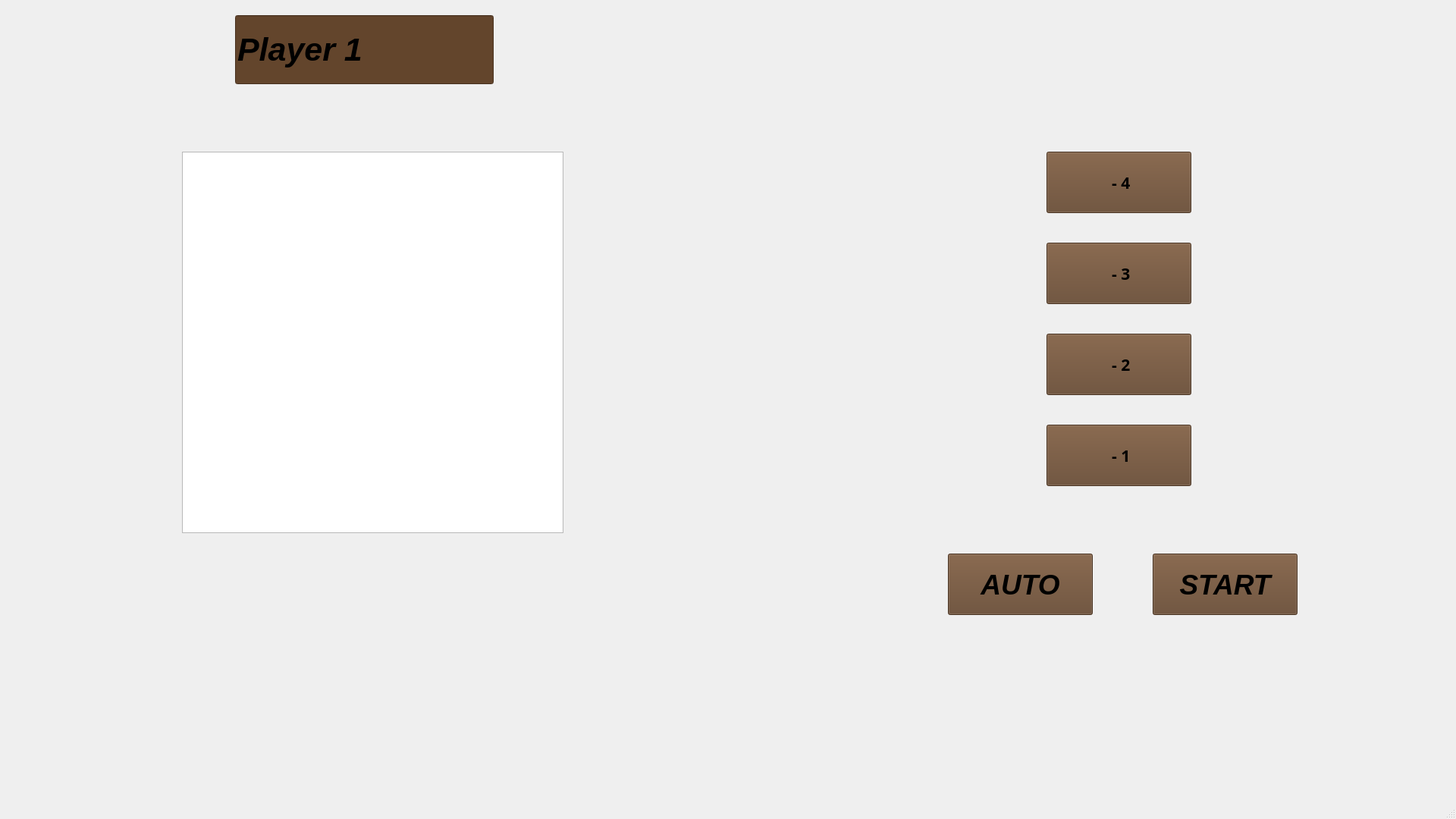
<?xml version="1.0" encoding="UTF-8"?>
<ui version="4.0">
 <class>FieldFirstPlayer</class>
 <widget class="QMainWindow" name="FieldFirstPlayer">
  <property name="geometry">
   <rect>
    <x>0</x>
    <y>0</y>
    <width>1920</width>
    <height>1080</height>
   </rect>
  </property>
  <property name="cursor">
   <cursorShape>ArrowCursor</cursorShape>
  </property>
  <property name="windowTitle">
   <string>MainWindow</string>
  </property>
  <property name="styleSheet">
   <string notr="true">FieldFirstPlayer {background-image: url(:/image/image/sea.jpg)}</string>
  </property>
  <widget class="QWidget" name="centralwidget">
   <widget class="QPushButton" name="backButton">
    <property name="geometry">
     <rect>
      <x>0</x>
      <y>5</y>
      <width>71</width>
      <height>51</height>
     </rect>
    </property>
    <property name="cursor">
     <cursorShape>PointingHandCursor</cursorShape>
    </property>
    <property name="styleSheet">
     <string notr="true">background-color: rgba(255, 255, 255, 0);
border: none;</string>
    </property>
    <property name="text">
     <string/>
    </property>
    <property name="icon">
     <iconset resource="res.qrc">
      <normaloff>:/image/image/back.png</normaloff>:/image/image/back.png</iconset>
    </property>
    <property name="iconSize">
     <size>
      <width>45</width>
      <height>45</height>
     </size>
    </property>
   </widget>
   <widget class="QLineEdit" name="nicknameEdit">
    <property name="geometry">
     <rect>
      <x>310</x>
      <y>20</y>
      <width>341</width>
      <height>91</height>
     </rect>
    </property>
    <property name="font">
     <font>
      <pointsize>32</pointsize>
      <italic>true</italic>
      <bold>true</bold>
     </font>
    </property>
    <property name="cursor">
     <cursorShape>PointingHandCursor</cursorShape>
    </property>
    <property name="styleSheet">
     <string notr="true">background-color: rgb(99, 69, 44);
</string>
    </property>
    <property name="text">
     <string>Player 1</string>
    </property>
   </widget>
   <widget class="QPushButton" name="autoButton">
    <property name="geometry">
     <rect>
      <x>1250</x>
      <y>730</y>
      <width>191</width>
      <height>81</height>
     </rect>
    </property>
    <property name="font">
     <font>
      <pointsize>28</pointsize>
      <italic>true</italic>
      <bold>true</bold>
     </font>
    </property>
    <property name="cursor">
     <cursorShape>PointingHandCursor</cursorShape>
    </property>
    <property name="styleSheet">
     <string notr="true">background-color: rgb(99, 69, 44)</string>
    </property>
    <property name="text">
     <string>AUTO</string>
    </property>
    <property name="iconSize">
     <size>
      <width>16</width>
      <height>27</height>
     </size>
    </property>
   </widget>
   <widget class="QPushButton" name="startButton">
    <property name="geometry">
     <rect>
      <x>1520</x>
      <y>730</y>
      <width>191</width>
      <height>81</height>
     </rect>
    </property>
    <property name="font">
     <font>
      <pointsize>28</pointsize>
      <italic>true</italic>
      <bold>true</bold>
     </font>
    </property>
    <property name="cursor">
     <cursorShape>PointingHandCursor</cursorShape>
    </property>
    <property name="styleSheet">
     <string notr="true">background-color: rgb(99, 69, 44)</string>
    </property>
    <property name="text">
     <string>START</string>
    </property>
   </widget>
   <widget class="QGraphicsView" name="graphicsView">
    <property name="geometry">
     <rect>
      <x>240</x>
      <y>200</y>
      <width>503</width>
      <height>503</height>
     </rect>
    </property>
    <property name="verticalScrollBarPolicy">
     <enum>Qt::ScrollBarAlwaysOff</enum>
    </property>
    <property name="horizontalScrollBarPolicy">
     <enum>Qt::ScrollBarAlwaysOff</enum>
    </property>
   </widget>
   <widget class="QPushButton" name="firstShipButton">
    <property name="geometry">
     <rect>
      <x>1380</x>
      <y>200</y>
      <width>191</width>
      <height>81</height>
     </rect>
    </property>
    <property name="font">
     <font>
      <family>Waree</family>
      <pointsize>16</pointsize>
      <italic>false</italic>
      <bold>true</bold>
     </font>
    </property>
    <property name="cursor">
     <cursorShape>PointingHandCursor</cursorShape>
    </property>
    <property name="styleSheet">
     <string notr="true">background-color: rgb(99, 69, 44)</string>
    </property>
    <property name="text">
     <string> - 4</string>
    </property>
    <property name="icon">
     <iconset resource="res.qrc">
      <normaloff>:/image/image/firstShip.png</normaloff>:/image/image/firstShip.png</iconset>
    </property>
    <property name="iconSize">
     <size>
      <width>50</width>
      <height>50</height>
     </size>
    </property>
   </widget>
   <widget class="QPushButton" name="secondShipButton">
    <property name="geometry">
     <rect>
      <x>1380</x>
      <y>320</y>
      <width>191</width>
      <height>81</height>
     </rect>
    </property>
    <property name="font">
     <font>
      <family>Waree</family>
      <pointsize>16</pointsize>
      <bold>true</bold>
     </font>
    </property>
    <property name="cursor">
     <cursorShape>PointingHandCursor</cursorShape>
    </property>
    <property name="styleSheet">
     <string notr="true">background-color: rgb(99, 69, 44)</string>
    </property>
    <property name="text">
     <string> - 3</string>
    </property>
    <property name="icon">
     <iconset resource="res.qrc">
      <normaloff>:/image/image/secondShip.png</normaloff>:/image/image/secondShip.png</iconset>
    </property>
    <property name="iconSize">
     <size>
      <width>95</width>
      <height>95</height>
     </size>
    </property>
   </widget>
   <widget class="QPushButton" name="thirdShipButton">
    <property name="geometry">
     <rect>
      <x>1380</x>
      <y>440</y>
      <width>191</width>
      <height>81</height>
     </rect>
    </property>
    <property name="font">
     <font>
      <family>Waree</family>
      <pointsize>16</pointsize>
      <bold>true</bold>
     </font>
    </property>
    <property name="cursor">
     <cursorShape>PointingHandCursor</cursorShape>
    </property>
    <property name="styleSheet">
     <string notr="true">background-color: rgb(99, 69, 44)</string>
    </property>
    <property name="text">
     <string> - 2</string>
    </property>
    <property name="icon">
     <iconset resource="res.qrc">
      <normaloff>:/image/image/thirdShip.png</normaloff>:/image/image/thirdShip.png</iconset>
    </property>
    <property name="iconSize">
     <size>
      <width>100</width>
      <height>100</height>
     </size>
    </property>
   </widget>
   <widget class="QPushButton" name="forthShipButton">
    <property name="geometry">
     <rect>
      <x>1380</x>
      <y>560</y>
      <width>191</width>
      <height>81</height>
     </rect>
    </property>
    <property name="font">
     <font>
      <family>Waree</family>
      <pointsize>16</pointsize>
      <bold>true</bold>
     </font>
    </property>
    <property name="cursor">
     <cursorShape>PointingHandCursor</cursorShape>
    </property>
    <property name="styleSheet">
     <string notr="true">background-color: rgb(99, 69, 44)</string>
    </property>
    <property name="text">
     <string> - 1</string>
    </property>
    <property name="icon">
     <iconset resource="res.qrc">
      <normaloff>:/image/image/forthShip.png</normaloff>:/image/image/forthShip.png</iconset>
    </property>
    <property name="iconSize">
     <size>
      <width>130</width>
      <height>130</height>
     </size>
    </property>
   </widget>
  </widget>
  <widget class="QMenuBar" name="menubar">
   <property name="geometry">
    <rect>
     <x>0</x>
     <y>0</y>
     <width>1920</width>
     <height>22</height>
    </rect>
   </property>
  </widget>
  <widget class="QStatusBar" name="statusbar"/>
 </widget>
 <resources>
  <include location="res.qrc"/>
 </resources>
 <connections/>
</ui>
